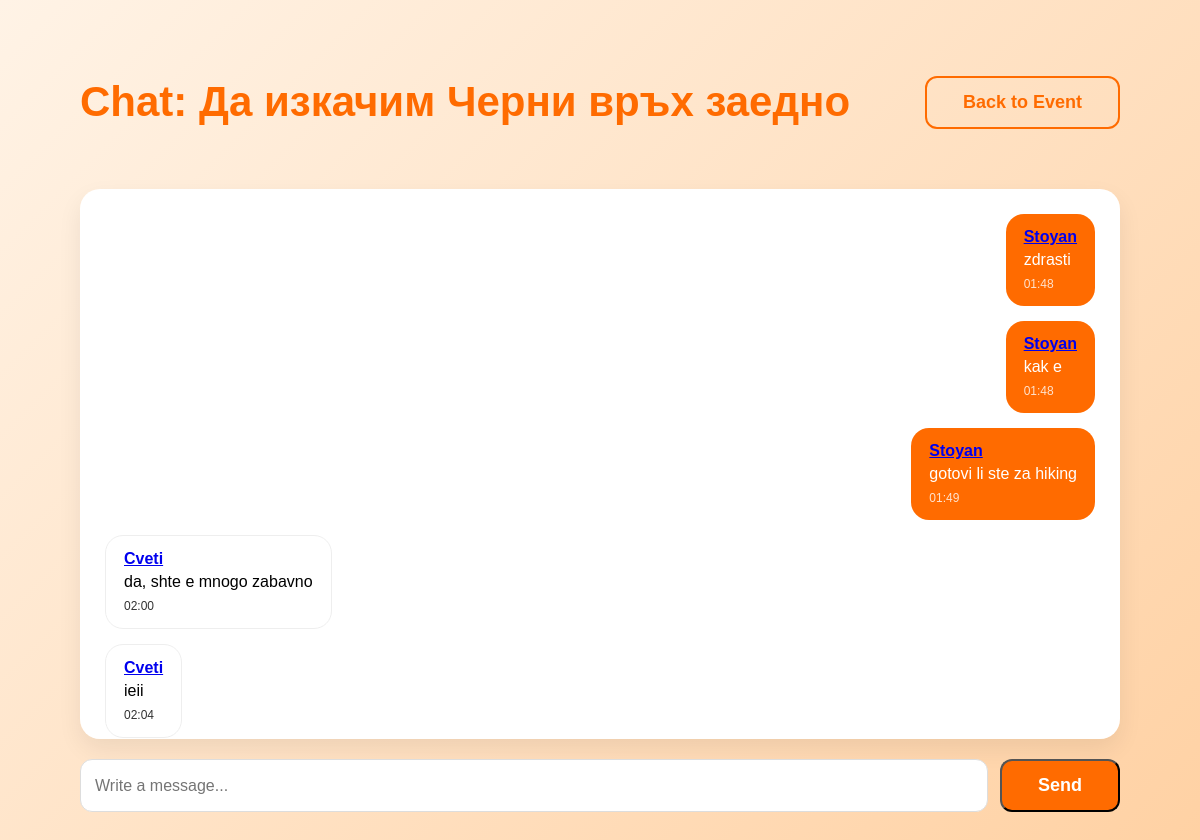
Page /chat/event/1/ (signed in) on the committed database.
### events/models.py (models this page shows, shortened)
class Event(models.Model):
    CATEGORY_CHOICES = [
        ("sport", "Sport"),
        ("party", "Party"),
        ("festival", "Festival"),
        ("hiking", "Hiking"),
        ("cinema", "Cinema"),
        ("concert", "Concert"),
        ("games", "Board Games"),
        ("other", "Other"),
    ]
    organizer = models.ForeignKey(
        User,
        on_delete=models.CASCADE,
        related_name="created_events"
    )
    title = models.CharField(max_length=100)
    description = models.TextField()
    category = models.CharField(
        max_length=50,
        choices=CATEGORY_CHOICES
    )
    location = models.CharField(max_length=150)
    date_time = models.DateTimeField()
    max_participants = models.PositiveIntegerField()
    is_adults_only = models.BooleanField(default=False)
    created_at = models.DateTimeField(auto_now_add=True)

### chat/models.py (models this page shows, shortened)
class ChatMessage(models.Model):
    event = models.ForeignKey(
        Event,
        on_delete=models.CASCADE,
        related_name="chat_messages"
    )
    sender = models.ForeignKey(
        User,
        on_delete=models.CASCADE
    )
    message = models.TextField()
    created_at = models.DateTimeField(auto_now_add=True)

### chat/views.py (the view)
# urls.py: path("event/<int:event_id>/", views.event_chat_view, name="event_chat"),
@login_required
def event_chat_view(request, event_id):
    event = get_object_or_404(Event, id=event_id)
    is_organizer = event.organizer == request.user
    is_accepted = Application.objects.filter(
        event=event,
        applicant=request.user,
        status="accepted"
    ).exists()
    if not is_organizer and not is_accepted:
        return redirect("event_details", event_id=event.id)
    messages = ChatMessage.objects.filter(
        event=event
    ).order_by("created_at")
    return render(request, "chat/event_chat.html", {
        "event": event,
        "messages": messages
    })

### chat/templates/chat/event_chat.html (shortened to what this page needs)
{% extends "base.html" %}
{% block content %}
<div class="page-container">
    <div class="page-header">
        <h1>Chat: {{ event.title }}</h1>
        <a href="{% url 'event_details' event.id %}" class="btn btn-outline">
            Back to Event
        </a>
    </div>
    <div id="chat-box" class="chat-box">
        {% for message in messages %}
            {% if message.sender == request.user %}
                <div class="chat-row own-message">
            {% else %}
                <div class="chat-row other-message">
            {% endif %}
                    <div class="chat-bubble">
                        <strong>
                            <a href="{% url 'user_profile' message.sender.id %}">
                                {{ message.sender.username }}
                            </a>
                        </strong>
                        <p>{{ message.message }}</p>
                        <small>{{ message.created_at|date:"H:i" }}</small>
                    </div>
                </div>
        {% empty %}
    <p>No messages yet. Start the conversation!</p>
{% endfor %}
    </div>
    <div class="chat-form">
        <input id="chat-message-input" type="text" placeholder="Write a message...">
        <button id="chat-message-submit" class="btn btn-primary">Send</button>
    </div>
</div>
{% endblock %}

### accounts/static/css/style.css (style rules this page uses)
body { margin: 0; font-family: Arial, sans-serif; background: linear-gradient(135deg, #fff3e6, #ffd1a3); }
.btn { text-decoration: none; padding: 14px 36px; border-radius: 12px; font-size: 18px; font-weight: bold; }
.btn-primary { background: #ff6b00; color: white; }
.btn-outline { border: 2px solid #ff6b00; color: #ff6b00; }
.page-container { padding: 50px 80px; }
.page-header { display: flex; justify-content: space-between; align-items: center; margin-bottom: 35px; }
.page-header h1 { color: #ff6b00; font-size: 42px; }
.chat-box { background: white; padding: 25px; border-radius: 20px; min-height: 350px; max-height: 500px; overflow-y: auto; box-shadow: 0 10px 25px rgba(0,0,0,0.07); margin-bottom: 20px; }
.chat-form { display: flex; gap: 12px; }
.chat-form input { flex: 1; padding: 14px; border-radius: 12px; border: 1px solid #ddd; font-size: 16px; }
.chat-row { display: flex; margin-bottom: 15px; }
.own-message { justify-content: flex-end; }
.other-message { justify-content: flex-start; }
.chat-bubble { max-width: 60%; padding: 14px 18px; border-radius: 18px; background: #f3f3f3; }
.own-message .chat-bubble { background: #ff6b00; color: white; }
.other-message .chat-bubble { background: white; border: 1px solid #eee; }
.chat-bubble strong { display: block; margin-bottom: 5px; }
.chat-bubble p { margin: 0 0 5px; }
.chat-bubble small { font-size: 12px; opacity: 0.8; }

### rows in the picture
Event: title "Да изкачим Черни връх заедно"
ChatMessage: sender.username "Stoyan", message "zdrasti", created_at "01:48"
ChatMessage: sender.username "Stoyan", message "kak e", created_at "01:48"
ChatMessage: sender.username "Stoyan", message "gotovi li ste za hiking", created_at "01:49"
ChatMessage: sender.username "Cveti", message "da, shte e mnogo zabavno", created_at "02:00"
ChatMessage: sender.username "Cveti", message "ieii", created_at "02:04"
